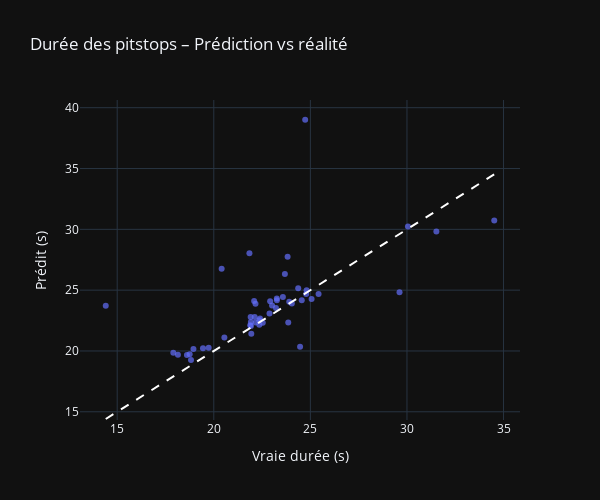

Notebook code cell kept with this figure:
### Markdown cell above
**Interprétation :**
- Le modèle prédit la durée des pitstops avec une erreur absolue moyenne de 1.7s.
- Le R² est faible (0.16), ce qui reflète la forte variabilité des arrêts (trafic, incidents, stratégie, etc.).
- Les features les plus importantes sont l’équipe, le type de pneus et la météo.   
> ⚠️ Un modèle plus avancé ou des features additionnelles (trafic, incidents, télémétrie) pourraient améliorer la prédiction.

### Code cell
fig = px.scatter(
    x=y_pit_test, y=y_pit_pred,
    labels={'x': "Vraie durée (s)", 'y': "Prédit (s)"},
    title="Durée des pitstops – Prédiction vs réalité", opacity=0.7
)
fig.add_shape(type="line", x0=y_pit_test.min(), y0=y_pit_test.min(), x1=y_pit_test.max(), y1=y_pit_test.max(), line=dict(color="white", dash="dash"))
fig.update_layout(template='plotly_dark', width=600, height=500)
fig.show()

### Figure 1 — Plotly figure (JSON) as saved in the notebook; plotly's stock layout.template omitted (floating-point values rounded to 4 significant figures)
{"data": [{"hovertemplate": "Vraie durée (s)=%{x}<br>Prédit (s)=%{y}<extra></extra>", "legendgroup": "", "marker": {"color": "#636efa", "opacity": 0.7, "symbol": "circle"}, "mode": "markers", "name": "", "orientation": "v", "showlegend": false, "type": "scatter", "x": [19.44, 14.41, 30.05, 21.92, 23.27, 21.92, 22.54, 34.52, 19.73, 20.41, 23.86, 21.91, 23.68, 23.58, 24.8, 24.37, 23.26, 18.14, 22.92, 22.16, 22.89, 18.95, 22.12, 18.82, 22.36, 24.04, 18.61, 25.42, 29.61, 24.73, 21.94, 22.39, 18.75, 23.02, 17.91, 22.09, 24.55, 22.17, 31.52, 23.82, 24.78, 20.55, 21.84, 24.47, 21.89, 23.22, 23.91, 22.36, 25.06], "xaxis": "x", "y": [20.23, 23.71, 30.23, 22.06, 24.18, 22.38, 22.32, 30.73, 20.26, 26.76, 22.35, 22.79, 26.33, 24.44, 25.0, 25.16, 24.32, 19.68, 24.08, 23.89, 23.08, 20.16, 22.78, 19.25, 22.16, 23.9, 19.68, 24.69, 24.82, 39.01, 21.42, 22.67, 19.73, 23.74, 19.85, 24.1, 24.18, 22.34, 29.83, 27.74, 24.67, 21.12, 28.03, 20.34, 22.11, 23.53, 24.05, 22.53, 24.28], "yaxis": "y"}], "layout": {"height": 500, "legend": {"tracegroupgap": 0}, "shapes": [{"line": {"color": "white", "dash": "dash"}, "type": "line", "x0": 14.41, "x1": 34.52, "y0": 14.41, "y1": 34.52}], "title": {"text": "Durée des pitstops – Prédiction vs réalité"}, "width": 600, "xaxis": {"anchor": "y", "domain": [0, 1], "title": {"text": "Vraie durée (s)"}}, "yaxis": {"anchor": "x", "domain": [0, 1], "title": {"text": "Prédit (s)"}}}}
